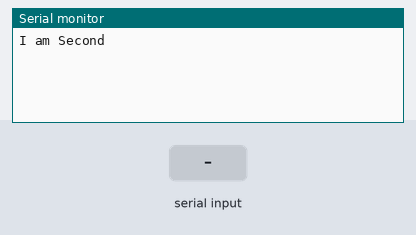
Bench run of a sketch on a simulated Arduino Uno, built with avr-gcc and run on an emulated ATmega328P. Shown: the last lines printed to the serial monitor. The inputs (shaded band) are chosen by the test bench.

Above: at 1.2 s.
1.3 s: "1" received over Serial
At 3.8 s:
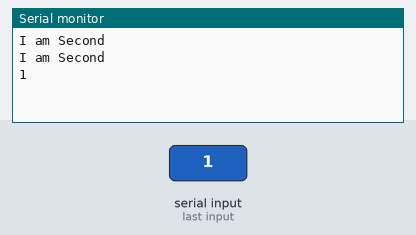
4.3 s: "0" received over Serial
At 5.7 s:
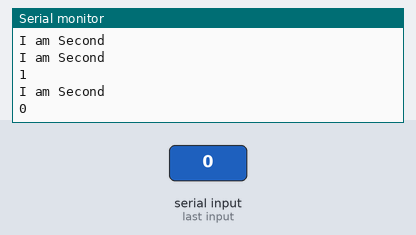
5.8 s: "2" received over Serial
At 8.1 s:
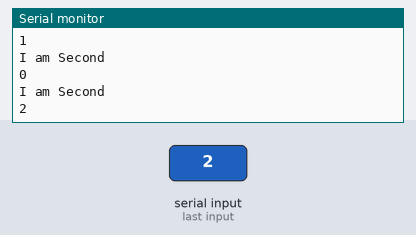
Timing chart, 0 to 9.6 s (numbered marks = the images above; inputs shaded):
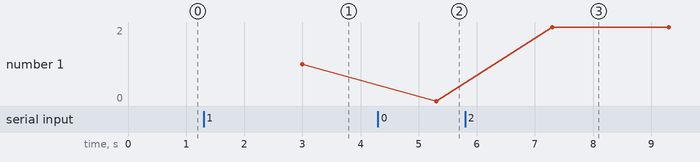

The sketch:

ardino3.ino
```cpp
char mystr[10]; //Initialized variable to store recieved data
//reciver
void setup() {
  // Begin the Serial at 9600 Baud
  Serial.begin(9600);
}

void loop() {
  Serial.println("I am Second");
  Serial.readBytes(mystr,5); //Read the serial data and store in var
  Serial.println(mystr); //Print data on Serial Monitor
  delay(1000);
}
```

Measured:
- after the input at 1.3 s, the serial monitor: prints a new line after 1.7 s (image 1)
- after the input at 4.3 s, the serial monitor: prints a new line after 1.0 s (image 2)
- after the input at 5.8 s, the serial monitor: prints a new line after 1.5 s (image 3)
- plotted number 1: 1 → 0 after the input at 4.3 s, 0 → 2 after the input at 5.8 s
